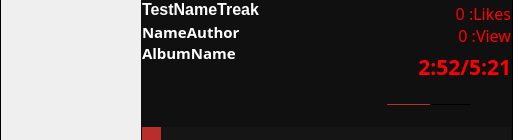
     <widget class="QGroupBox" name="PlayerBox">
      <property name="minimumSize">
       <size>
        <width>0</width>
        <height>140</height>
       </size>
      </property>
      <property name="maximumSize">
       <size>
        <width>16777215</width>
        <height>140</height>
       </size>
      </property>
      <property name="styleSheet">
       <string notr="true">QGroupBox{
   border:1px solid;
   border-color:rgb(0,0,0);
   border-top:0; 
   border-bottom:0;
   backgorund-color:rgb(100, 100, 100,1);
}</string>
      </property>
      <layout class="QHBoxLayout" name="PlayerBoxFirk">
       <property name="spacing">
        <number>0</number>
       </property>
       <property name="leftMargin">
        <number>0</number>
       </property>
       <property name="topMargin">
        <number>0</number>
       </property>
       <property name="rightMargin">
        <number>0</number>
       </property>
       <property name="bottomMargin">
        <number>0</number>
       </property>
       <item>
        <widget class="QFrame" name="Visualframe">
         <property name="enabled">
          <bool>true</bool>
         </property>
         <property name="minimumSize">
          <size>
           <width>140</width>
           <height>140</height>
          </size>
         </property>
         <property name="maximumSize">
          <size>
           <width>140</width>
           <height>140</height>
          </size>
         </property>
         <property name="frameShape">
          <enum>QFrame::NoFrame</enum>
         </property>
         <property name="frameShadow">
          <enum>QFrame::Plain</enum>
         </property>
         <widget class="QLabel" name="AlbumImg">
          <property name="geometry">
           <rect>
            <x>0</x>
            <y>0</y>
            <width>140</width>
            <height>140</height>
           </rect>
          </property>
          <property name="minimumSize">
           <size>
            <width>140</width>
            <height>140</height>
           </size>
          </property>
          <property name="maximumSize">
           <size>
            <width>140</width>
            <height>140</height>
           </size>
          </property>
          <property name="text">
           <string/>
          </property>
          <property name="pixmap">
           <pixmap>img/Missing_Texture.png</pixmap>
          </property>
          <property name="scaledContents">
           <bool>false</bool>
          </property>
          <property name="alignment">
           <set>Qt::AlignCenter</set>
          </property>
         </widget>
         <widget class="QPushButton" name="MSMPmenu">
          <property name="geometry">
           <rect>
            <x>0</x>
            <y>0</y>
            <width>30</width>
            <height>30</height>
           </rect>
          </property>
          <property name="styleSheet">
           <string notr="true"> 
QPushButton{
  background-color: rgba(18, 18, 18,0);
  color: rgba(18, 18, 18,0);
  border: none;
}
QPushButton:hover{
  background-color: rgb(100,100, 100);
  color: rgb(100,100, 100);
  border: none;
  border-image : url(img/icon.png);
}

QPushButton:pressed{
  background-color: rgb(200,200, 200);
  color:  rgb(200,200, 200);
  border: none;
  border-image : url(img/icon.png);
}
</string>
          </property>
          <property name="text">
           <string notr="true"/>
          </property>
          <property name="iconSize">
           <size>
            <width>30</width>
            <height>30</height>
           </size>
          </property>
          <property name="shortcut">
           <string notr="true"/>
          </property>
          <property name="autoRepeat">
           <bool>false</bool>
          </property>
          <property name="autoExclusive">
           <bool>false</bool>
          </property>
          <property name="flat">
           <bool>true</bool>
          </property>
         </widget>
        </widget>
       </item>
       <item>
        <widget class="QGroupBox" name="ContorlPanel">
         <property name="minimumSize">
          <size>
           <width>0</width>
           <height>142</height>
          </size>
         </property>
         <property name="maximumSize">
          <size>
           <width>16777215</width>
           <height>142</height>
          </size>
         </property>
         <property name="styleSheet">
          <string notr="true">QGroupBox{
   background-color:rgb(16,16,16);/*qlineargradient(spread:pad, x1:0.278, y1:1, x2:0, y2:1, stop:0 rgba(0, 0, 0, 255), stop:1 rgba(255, 255, 255, 255));*/
   color:rgb(0,0,0);
   border:none;
   border-bottom: 1px solid;
}</string>
         </property>
         <layout class="QVBoxLayout" name="ControlPanelFirk">
          <property name="spacing">
           <number>0</number>
          </property>
          <property name="leftMargin">
           <number>0</number>
          </property>
          <property name="topMargin">
           <number>0</number>
          </property>
          <property name="rightMargin">
           <number>0</number>
          </property>
          <property name="bottomMargin">
           <number>0</number>
          </property>
          <item>
           <layout class="QHBoxLayout" name="horizontalLayout_3">
            <property name="spacing">
             <number>0</number>
            </property>
            <property name="leftMargin">
             <number>0</number>
            </property>
            <property name="rightMargin">
             <number>0</number>
            </property>
            <item>
             <layout class="QVBoxLayout" name="verticalLayout_3">
              <property name="spacing">
               <number>5</number>
              </property>
              <item>
               <widget class="QLabel" name="TreakName">
                <property name="sizePolicy">
                 <sizepolicy hsizetype="Ignored" vsizetype="Preferred">
                  <horstretch>1</horstretch>
                  <verstretch>0</verstretch>
                 </sizepolicy>
                </property>
                <property name="minimumSize">
                 <size>
                  <width>0</width>
                  <height>0</height>
                 </size>
                </property>
                <property name="maximumSize">
                 <size>
                  <width>16777215</width>
                  <height>16777215</height>
                 </size>
                </property>
                <property name="font">
                 <font>
                  <pointsize>12</pointsize>
                  <weight>75</weight>
                  <bold>true</bold>
                 </font>
                </property>
                <property name="styleSheet">
                 <string notr="true">QLabel{
background-color: rgba(0,0,0,0);
color:white;
}</string>
                </property>
                <property name="text">
                 <string>TestNameTreak</string>
                </property>
               </widget>
              </item>
              <item>
               <widget class="QLabel" name="AuthorName">
                <property name="sizePolicy">
                 <sizepolicy hsizetype="Ignored" vsizetype="Preferred">
                  <horstretch>1</horstretch>
                  <verstretch>0</verstretch>
                 </sizepolicy>
                </property>
                <property name="maximumSize">
                 <size>
                  <width>16777215</width>
                  <height>18</height>
                 </size>
                </property>
                <property name="font">
                 <font>
                  <family>Chicago</family>
                  <pointsize>11</pointsize>
                  <weight>75</weight>
                  <bold>true</bold>
                 </font>
                </property>
                <property name="styleSheet">
                 <string notr="true">QLabel{
background-color: rgba(0,0,0,0);
color:white;
}</string>
                </property>
                <property name="text">
                 <string>NameAuthor</string>
                </property>
               </widget>
              </item>
              <item>
               <widget class="QLabel" name="AlbumName">
                <property name="enabled">
                 <bool>true</bool>
                </property>
                <property name="sizePolicy">
                 <sizepolicy hsizetype="Ignored" vsizetype="Preferred">
                  <horstretch>1</horstretch>
                  <verstretch>0</verstretch>
                 </sizepolicy>
                </property>
                <property name="maximumSize">
                 <size>
                  <width>16777215</width>
                  <height>15</height>
                 </size>
                </property>
                <property name="font">
                 <font>
                  <family>Chicago</family>
                  <pointsize>11</pointsize>
                  <weight>75</weight>
                  <bold>true</bold>
                 </font>
                </property>
                <property name="mouseTracking">
                 <bool>false</bool>
                </property>
                <property name="styleSheet">
                 <string notr="true">QLabel{
background-color: rgba(0,0,0,0);
color:white;
}</string>
                </property>
                <property name="text">
                 <string>AlbumName</string>
                </property>
               </widget>
              </item>
              <item>
               <spacer name="horizontalSpacer_2">
                <property name="orientation">
                 <enum>Qt::Horizontal</enum>
                </property>
                <property name="sizeHint" stdset="0">
                 <size>
                  <width>40</width>
                  <height>0</height>
                 </size>
                </property>
               </spacer>
              </item>
              <item>
               <widget class="QLabel" name="DataPath">
                <property name="sizePolicy">
                 <sizepolicy hsizetype="Ignored" vsizetype="Preferred">
                  <horstretch>0</horstretch>
                  <verstretch>0</verstretch>
                 </sizepolicy>
                </property>
                <property name="font">
                 <font>
                  <family>Chicago</family>
                  <pointsize>10</pointsize>
                  <weight>75</weight>
                  <bold>true</bold>
                 </font>
                </property>
                <property name="styleSheet">
                 <string notr="true">QLabel{
background-color: rgba(0,0,0,0);
color:white;
}</string>
                </property>
                <property name="text">
                 <string/>
                </property>
               </widget>
              </item>
             </layout>
            </item>
            <item>
             <layout class="QVBoxLayout" name="verticalLayout_6">
              <property name="spacing">
               <number>5</number>
              </property>
              <property name="leftMargin">
               <number>0</number>
              </property>
              <property name="rightMargin">
               <number>0</number>
              </property>
              <property name="bottomMargin">
               <number>0</number>
              </property>
              <item>
               <spacer name="verticalSpacer">
                <property name="orientation">
                 <enum>Qt::Vertical</enum>
                </property>
                <property name="sizeHint" stdset="0">
                 <size>
                  <width>20</width>
                  <height>40</height>
                 </size>
                </property>
               </spacer>
              </item>
              <item>
               <widget class="QLabel" name="InfoLabel">
                <property name="sizePolicy">
                 <sizepolicy hsizetype="Preferred" vsizetype="Preferred">
                  <horstretch>1</horstretch>
                  <verstretch>0</verstretch>
                 </sizepolicy>
                </property>
                <property name="font">
                 <font>
                  <family>Chicago</family>
                  <pointsize>12</pointsize>
                 </font>
                </property>
                <property name="styleSheet">
                 <string notr="true">QLabel{
background-color: rgba(0,0,0,0);
color:rgba(255, 0, 0)
}</string>
                </property>
                <property name="text">
                 <string>0 :Likes
0 :View</string>
                </property>
                <property name="alignment">
                 <set>Qt::AlignBottom|Qt::AlignRight|Qt::AlignTrailing</set>
                </property>
               </widget>
              </item>
              <item>
               <widget class="QLabel" name="TimePlayCounter">
                <property name="sizePolicy">
                 <sizepolicy hsizetype="Preferred" vsizetype="Preferred">
                  <horstretch>1</horstretch>
                  <verstretch>0</verstretch>
                 </sizepolicy>
                </property>
                <property name="font">
                 <font>
                  <family>Chicago</family>
                  <pointsize>16</pointsize>
                  <weight>75</weight>
                  <bold>true</bold>
                 </font>
                </property>
                <property name="styleSheet">
                 <string notr="true">QLabel{
background-color: rgba(0,0,0,0);
color:rgba(255, 0, 0)
}</string>
                </property>
                <property name="text">
                 <string>2:52/5:21</string>
                </property>
                <property name="alignment">
                 <set>Qt::AlignRight|Qt::AlignTrailing|Qt::AlignVCenter</set>
                </property>
               </widget>
              </item>
             </layout>
            </item>
           </layout>
          </item>
          <item>
           <layout class="QHBoxLayout" name="horizontalLayout_2">
            <property name="spacing">
             <number>5</number>
            </property>
            <property name="leftMargin">
             <number>5</number>
            </property>
            <property name="topMargin">
             <number>5</number>
            </property>
            <property name="bottomMargin">
             <number>5</number>
            </property>
            <item>
             <widget class="QPushButton" name="PreviousTreakButton">
              <property name="minimumSize">
               <size>
                <width>35</width>
                <height>35</height>
               </size>
              </property>
              <property name="maximumSize">
               <size>
                <width>35</width>
                <height>35</height>
               </size>
              </property>
              <property name="styleSheet">
               <string notr="true">QPushButton{
  background-color: rgb(50, 50, 50,0);
  border: none;
  border-image: url(img/previousNew.png);
}
QPushButton:hover{
  background-color: rgb(50, 50, 50,0);
  border: none;
  border-image: url(img/previousNewA.png);
}

QPushButton:pressed{
  background-color: rgb(50, 50, 50,255);
  border: none;
  border-image: url(img/previousNewA.png);

}</string>
              </property>
              <property name="text">
               <string/>
              </property>
              <property name="iconSize">
               <size>
                <width>33</width>
                <height>33</height>
               </size>
              </property>
              <property name="checkable">
               <bool>false</bool>
              </property>
              <property name="flat">
               <bool>false</bool>
              </property>
             </widget>
            </item>
            <item>
             <widget class="QPushButton" name="StopButton">
              <property name="minimumSize">
               <size>
                <width>35</width>
                <height>35</height>
               </size>
              </property>
              <property name="maximumSize">
               <size>
                <width>35</width>
                <height>35</height>
               </size>
              </property>
              <property name="styleSheet">
               <string notr="true">QPushButton{
  background-color: rgb(50, 50, 50,0);
  border: none;
  border-image: url(img/stopNew.png);
}
QPushButton:hover{
  background-color: rgb(100,100, 100,0);
  border: none;
  border-image: url(img/stopNewA.png);
}

QPushButton:pressed{
  background-color: rgb(50, 50, 50,255);
  border: none;
  border-image: url(img/stopNewA.png);

}</string>
              </property>
              <property name="text">
               <string/>
              </property>
              <property name="iconSize">
               <size>
                <width>30</width>
                <height>30</height>
               </size>
              </property>
              <property name="checkable">
               <bool>false</bool>
              </property>
             </widget>
            </item>
            <item>
             <widget class="QPushButton" name="PlayButton">
              <property name="minimumSize">
               <size>
                <width>35</width>
                <height>35</height>
               </size>
              </property>
              <property name="maximumSize">
               <size>
                <width>35</width>
                <height>35</height>
               </size>
              </property>
              <property name="styleSheet">
               <string notr="true">QPushButton{
  background-color: rgb(50, 50, 50,0);
  border: none;
  border-image: url(img/playNewA.png);
  
}
QPushButton:hover{
  background-color: rgb(100,100, 100,0);
  border: none;
 
  border-image: url(img/playNew.png);
}

QPushButton:pressed{
  background-color: rgb(50, 50, 50,255);
  border: none;
  border-image: url(img/playNew.png);

}</string>
              </property>
              <property name="text">
               <string/>
              </property>
              <property name="iconSize">
               <size>
                <width>30</width>
                <height>30</height>
               </size>
              </property>
             </widget>
            </item>
            <item>
             <widget class="QPushButton" name="PauseButton">
              <property name="minimumSize">
               <size>
                <width>35</width>
                <height>35</height>
               </size>
              </property>
              <property name="maximumSize">
               <size>
                <width>35</width>
                <height>35</height>
               </size>
              </property>
              <property name="styleSheet">
               <string notr="true">QPushButton{
  background-color: rgb(50, 50, 50,0);
  border: none;
  border-image: url(img/pauseNew.png);
  
}
QPushButton:hover{
  background-color: rgb(100,100, 100,0);
  border: none;
 
  border-image: url(img/pauseNewA.png);
}

QPushButton:pressed{
  background-color: rgb(50, 50, 50,255);
  border: none;
  border-image: url(img/pauseNewA.png);

}</string>
              </property>
              <property name="text">
               <string/>
              </property>
             </widget>
            </item>
            <item>
             <widget class="QPushButton" name="NextTreakButton">
              <property name="minimumSize">
               <size>
                <width>35</width>
                <height>35</height>
               </size>
              </property>
              <property name="maximumSize">
               <size>
                <width>35</width>
                <height>35</height>
               </size>
              </property>
              <property name="styleSheet">
               <string notr="true">QPushButton{
  background-color: rgb(50, 50, 50,0);
  border: none;
  border-image: url(img/nextNew.png);
}
QPushButton:hover{
  background-color: rgb(100,100, 100,0);
  border: none;
  border-image: url(img/nextNewA.png);
}

QPushButton:pressed{
  background-color: rgb(50, 50, 50,255);
  border: none;
  border-image: url(img/nextNewA.png);

}</string>
              </property>
              <property name="text">
               <string/>
              </property>
              <property name="iconSize">
               <size>
                <width>30</width>
                <height>30</height>
               </size>
              </property>
             </widget>
            </item>
            <item>
             <spacer name="horizontalSpacer">
              <property name="orientation">
               <enum>Qt::Horizontal</enum>
              </property>
              <property name="sizeHint" stdset="0">
               <size>
                <width>40</width>
                <height>20</height>
               </size>
              </property>
             </spacer>
            </item>
            <item>
             <widget class="QSlider" name="VolumeSlider">
              <property name="sizePolicy">
               <sizepolicy hsizetype="Expanding" vsizetype="Fixed">
                <horstretch>1</horstretch>
                <verstretch>0</verstretch>
               </sizepolicy>
              </property>
              <property name="minimumSize">
               <size>
                <width>50</width>
                <height>0</height>
               </size>
              </property>
              <property name="maximumSize">
               <size>
                <width>150</width>
                <height>16777215</height>
               </size>
              </property>
              <property name="styleSheet">
               <string notr="true">
QSlider{
background-color: rgba(0,0,0,0);
border: 0px solid;
 border-color:rgb(128, 128, 128);
 height: 15px;
}
/*
QSlider::groove:horizontal {
    border: 1px solid;
    height: 22px;
    margin: 0px;
    border-color:rgb(128, 128, 128);
    }
QSlider::handle:horizontal {
    background-color: white;
    height: 40px;
    width: 1px;
    margin: -15px 0px;
   
    }
*/

QSlider{
            }
            QSlider::groove:horizontal {  
                 height: 1px;
                margin: 0px;
                border-radius: 0px;
                background: rgb(0,0,0);
            }
            QSlider::handle:horizontal {
                /*background: #b00;
                width: 8px;*/
                background-color: white;
                width: 0px;
                border-radius: 0px;
            }
            QSlider::sub-page:qlineargradient {
                background: rgb(183,46,43);
                border-radius: 0px;
            }</string>
              </property>
              <property name="value">
               <number>50</number>
              </property>
              <property name="orientation">
               <enum>Qt::Horizontal</enum>
              </property>
              <property name="tickPosition">
               <enum>QSlider::NoTicks</enum>
              </property>
             </widget>
            </item>
            <item>
             <widget class="QPushButton" name="PlayModeTreak">
              <property name="minimumSize">
               <size>
                <width>35</width>
                <height>35</height>
               </size>
              </property>
              <property name="maximumSize">
               <size>
                <width>35</width>
                <height>35</height>
               </size>
              </property>
              <property name="styleSheet">
               <string notr="true">QPushButton{
  background-color: rgb(50, 50, 50,0);
  border: none;
  border-image: url(img/nexttreakNew.png);
}
QPushButton:hover{
  background-color: rgb(100,100, 100,0);
  border: none;
  border-image: url(img/nexttreakNewA.png);
}

QPushButton:pressed{
  background-color: rgb(50, 50, 50,255);
  border: none;
  border-image: url(img/nexttreakNewA.png);

}</string>
              </property>
              <property name="text">
               <string/>
              </property>
              <property name="iconSize">
               <size>
                <width>30</width>
                <height>30</height>
               </size>
              </property>
             </widget>
            </item>
           </layout>
          </item>
          <item>
           <widget class="QSlider" name="ProgressBarTreakSlider">
            <property name="autoFillBackground">
             <bool>false</bool>
            </property>
            <property name="styleSheet">
             <string notr="true">
QSlider{
background-color: rgba(0,0,0,0);
border: 0px solid;
 border-color:rgb(128, 128, 128);
}
/*
QSlider::groove:horizontal {
    border: 1px solid;
    height: 22px;
    margin: 0px;
    border-color:rgb(128, 128, 128);
    }
QSlider::handle:horizontal {
    background-color: white;
    height: 40px;
    width: 1px;
    margin: -15px 0px;
   
    }
*/

QSlider{
            }
            QSlider::groove:horizontal {  
                 height: 22px;
                margin: 0px;
                border-radius: 0px;
                background: rgba(21,21,21,1);
            }
            QSlider::handle:horizontal {
                /*background: #b00;
                width: 8px;*/
                background-color: white;
                width: 0px;
                border-radius: 0px;
            }
            QSlider::sub-page:qlineargradient {
                background: rgb(183,46,43);
                border-radius: 0px;
            }</string>
            </property>
            <property name="maximum">
             <number>1000</number>
            </property>
            <property name="singleStep">
             <number>300</number>
            </property>
            <property name="value">
             <number>50</number>
            </property>
            <property name="tracking">
             <bool>false</bool>
            </property>
            <property name="orientation">
             <enum>Qt::Horizontal</enum>
            </property>
            <property name="invertedAppearance">
             <bool>false</bool>
            </property>
            <property name="invertedControls">
             <bool>false</bool>
            </property>
            <property name="tickPosition">
             <enum>QSlider::NoTicks</enum>
            </property>
           </widget>
          </item>
         </layout>
        </widget>
       </item>
      </layout>
     </widget>
